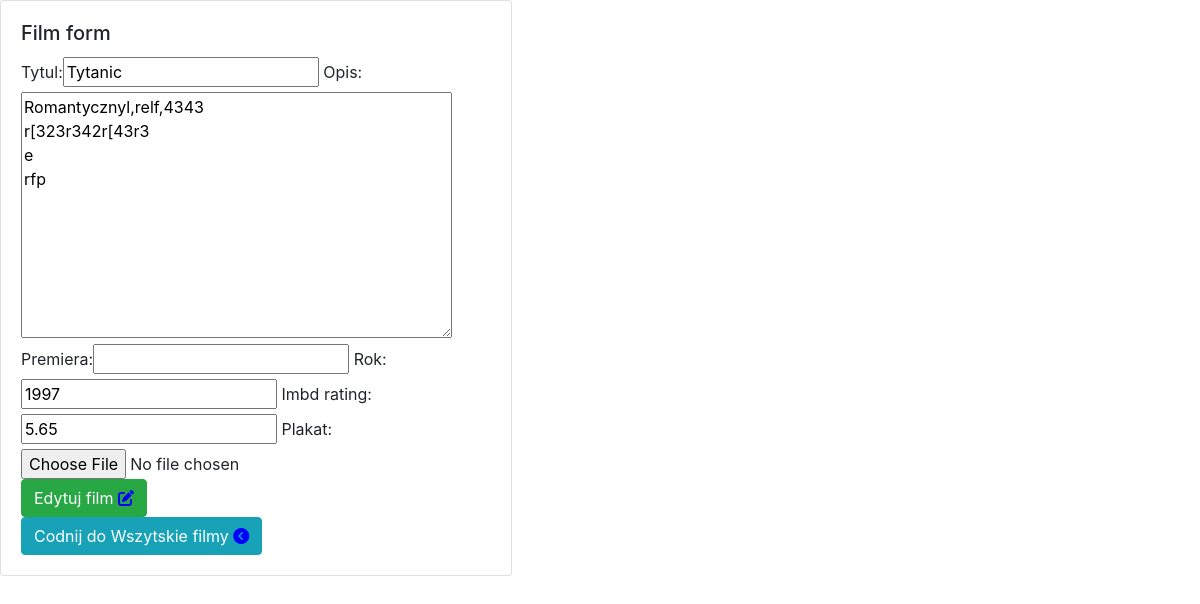
/filmy/edytuj/2/ (signed in), run on an earlier commit of the app's database.
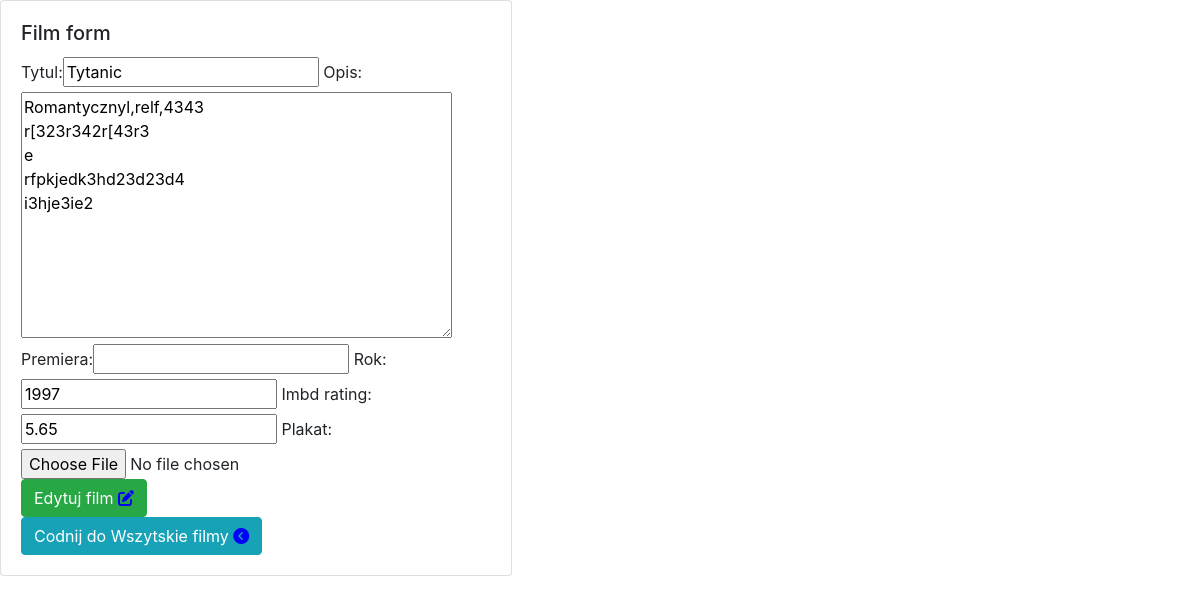
And on a later commit of the database.
### filmyweb/models.py (models this page shows, shortened)
class Film(models.Model): # klasa w ktorej zamieszczomy rozne FIELDS
    tytul = models.CharField(max_length=64, unique=True,)
    rok = models.PositiveSmallIntegerField(default=2000)
    opis = models.TextField(default='')
    premiera = models.DateField(null=True, blank=True)
    imbd_rating = models.DecimalField(max_digits=4, decimal_places=2, null=True, blank=True)
    plakat = models.ImageField(upload_to="plakaty", null=True, blank=True)
    dodatkowe = models.OneToOneField(DodatkoweInfo, on_delete=models.CASCADE, null=True, blank=True) # wstawienie

### filmyweb/views.py (the view)
# urls.py: path('edytuj/<int:id>/', edytuj_film, name='edytuj_film'), # w argumencie "path" musimy podać który chcemy
@login_required()
def edytuj_film(request, id): #definicja funkcji do edytowania filmu - w argumencie podajemy id filmu który chcemy edyto
    film = get_object_or_404(Film, pk=id) # do zmiennej "fil" przypsujemy metodę do pobierania objektu (filmu) z bazy
    form = MovieForm(request.POST or None, request.FILES or None, instance=film)
    if form.is_valid():
        form.save()
        return redirect(pierwsza_strona)
    return render(request, 'film_form.html', {'form': form, 'nowy': False})

### filmyweb/forms.py
class MovieForm(ModelForm):
    class Meta:
        model = Film
        fields = ['tytul', 'opis', 'premiera', 'rok', 'imbd_rating', 'plakat']

### filmyweb/templates/film_form.html (shortened to what this page needs)
{% extends 'glowny.html' %}
{% load bootstrap %}
{% block strona %}
        <div class="card" style="width: 32rem;">
            <div class="card-body">
                <h5 class="card-title">Film form</h5>
                <form method="post" enctype="multipart/form-data">
                {{ form|bootstrap }}
                {% if nowy == True %}
                    <button type="submit" class="btn btn-success" >Dodaj film <i class="fas fa-plus"></i></button> <!--
                    dodanie na stronie pryzcisku nazwanego "dodaj film" -->
                {% else %}
                    <button type="submit" class="btn btn-success" >Edytuj film <i class="fas fa-edit"></i></button>
                {% endif %}
                </form>
                <a href="{% url 'pierwsza_strona' %}"> <button type="submit" class="btn btn-info"> Codnij do Wszytskie filmy
                <i class="fas fa-chevron-circle-left"></i></button>  </a>
            </div>
         </div>
{% endblock %}

### filmyweb/templates/glowny.html (shortened to what this page needs)
{% load static %}
<!doctype html>
<html lang="en">
<head>
    <link rel="stylesheet" href="https://cdn.jsdelivr.net/npm/bootstrap@4.5.3/dist/css/bootstrap.min.css"
>
    <link rel="stylesheet" href="{% static 'moj.css' %}">
</head>
<body>
    {% block strona %} {% endblock %}
</body>
</html>

### filmyweb/static/moj.css (style rules this page uses)
i { color: blue; }

What changed in the data, as far as the page shows it:
changed Film "Tytanic": opis "Romantycznyl,relf,4343 r[323r342r[43r3 e rfp" → "Romantycznyl,relf,4343 r[323r342r[43r3 e rfpkjedk3hd23d23d4 i3hje3ie2"
